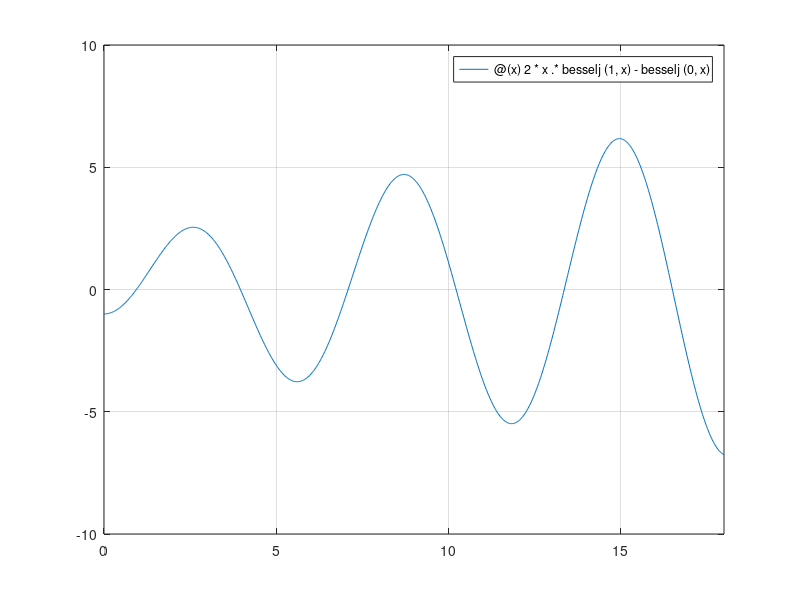

MATLAB code to generate this figure: (Note: this script raises an error after producing the figure.)
% Problema 1 Newton
f = @(x) 2*x.*besselj(1,x)-besselj(0,x);
fd = @(x) 2*besselj(0, x).*x + besselj(1, x);
err = 1e-7;
nmax = 150;
fplot(f,[0,18]);
grid on
x1 = [1.4 3 7];
for k=1:length(x1)
 [z(k),ni(k)] = Newton(f,fd,x1(k),err,0,nmax);
end
disp("Rezultatele Problemei 1 folosind metoda Newton");
z, ni

% Problema 2 Secant
x2 = [2 4 8];
for k=1:length(x1)
 [z(k),ni(k)] = Secant(f,x1(k),x2(k),err,nmax);
end
disp("Rezultatele Problemei 1 folosind metoda Secantei");
z, ni

% Problema 2
ea=1e-6; er=1e-6; nmax=300;
% Solutia ecuatiei calculata cu Maple x0=[32/3 ln(3/2) -6]
%functia
f=@(x)[x(1)*exp(x(2))+x(3) - 10; ...
x(1)*exp(2*x(2))+2*x(3) - 12; ...
x(1)*exp(3*x(2))+3*x(3) - 18];
%jacobianul
fd=@(x)[exp(x(2)), x(1)*exp(x(2)),1;...
exp(2*x(2)), 2*x(1)*exp(2*x(2)),2;...
exp(3*x(2)), 3*x(1)*exp(3*x(2)),3];
x0=[10,0.4,-5];
disp("Rezultatele Problemei 2 folosind metoda Newton");
[z,ni]=Newton(f,fd,x0,ea,er,50)
